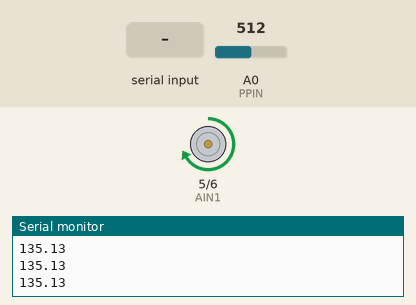
Recording of a sketch running on a simulated Arduino Uno, built with avr-gcc and run on an emulated ATmega328P. Parts: motor-driver pin pairs drawn as motors (green arrow = first pin HIGH = forward, orange = second pin HIGH = backward, longer = more drive, scaled by the enable pin), the last lines printed to the serial monitor. Inputs (shaded band) come from the test bench; at power-on: A0 (PPIN) = 512.

Above: at 1.2 s.
1.3 s: A0 (PPIN) set to 0
At 2.2 s:
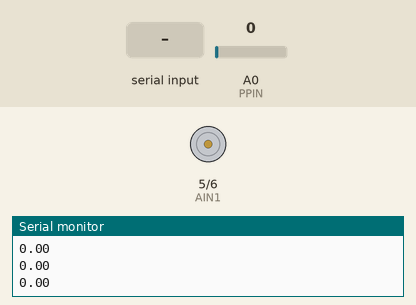
2.8 s: "5\n" received over Serial
At 3.2 s:
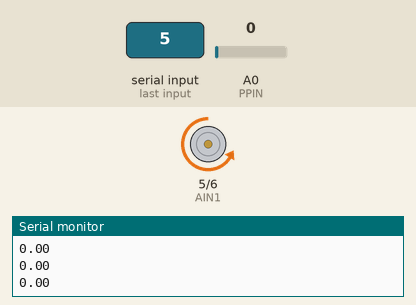
5.3 s: "90,45\n" received over Serial
At 7.3 s:
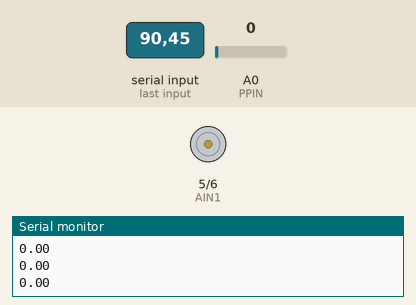
7.8 s: A0 (PPIN) set to 100
At 8.2 s:
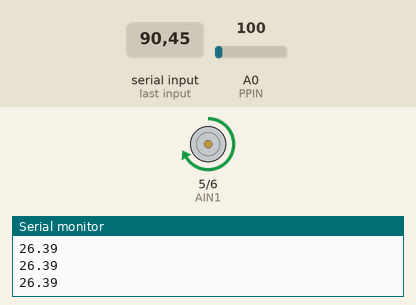
9.3 s: "30,150\n" received over Serial
At 9.9 s:
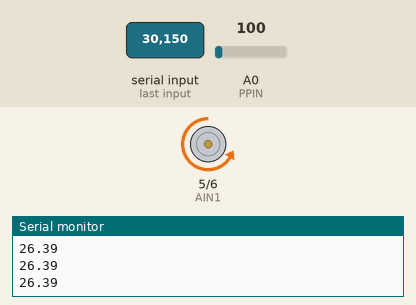
Timing chart, 0 to 11.8 s (numbered marks = the images above; inputs shaded):
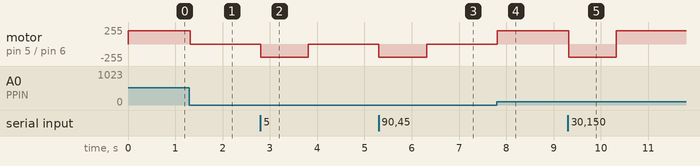

The sketch:

Arm_smooth.ino
```cpp
//#include <Encoder.h>
#include <PID_v1.h>
#include <Adafruit_PWMServoDriver.h>

// DEFINING PINS
#define PWMA 9
#define AIN1 5
#define AIN2 6
#define PPIN A0 // Potentiometer Pin
#define ENCA1 2
#define ENCA2 4

// ****DC MOTOR SHIT****
#define MAX_SPEED 200 // Max speed from DC motors (out of 255)
#define MIN_SPEED 0 // Min speed from DC motors (out of 255)
#define MAX_ANGLE 90 // Maximum angle arm can rotate to
#define SLOW_ANGLE 5 // Difference in angle where the arm will be about half speed


// ****SERVO MOTOR SHIT****
Adafruit_PWMServoDriver pwm = Adafruit_PWMServoDriver();

#define SERVOMIN  0 // This is the 'minimum' pulse length count (out of 4096)
#define SERVOSTART 300 // This is the starting pulse length
#define SERVOMAX  600 // This is the 'maximum' pulse length count (out of 4096)
#define SERVO_FREQ 50 // Analog servos run at ~50 Hz updates

const int base = 0; // Pin number of base servo
const int elbow = 1; // Pin number of elbow servo


// TO CHANGE SPEED
unsigned const int delayer = 0; // Delays the frequency with which the servo position is updated - PROBABLY WILL NOT WORK AS WELL AS "increment"
unsigned const int increment = 2; // Assigns the amount that the servo position is updated with joysticks
unsigned const int equilibriumIncrement = 1; // Assigns the amount that the servo position is updated to return to equilibrium

int pwm_pre, pwm_now, target_pwm = SERVOSTART;

float diff = .2; // Accepted angle difference

float target, potent, output;

float speed;


void setup() {
  // put your setup code here, to run once:
  Serial.begin(9600);

  pinMode(PWMA,OUTPUT);
  pinMode(AIN1,OUTPUT);
  pinMode(AIN2,OUTPUT);
  digitalWrite(AIN1,LOW); // Making dc motor go "forward"
  digitalWrite(AIN2,HIGH);

  pwm.begin();
  pwm.setOscillatorFrequency(27000000);
  pwm.setPWMFreq(SERVO_FREQ);  // Analog servos run at ~50 Hz updates

  //target = myMap(analogRead(PPIN), 0, 1023, 0, 270); // Sets target angle to current angle
}

void loop() {
  if(Serial.available()){
    target = Serial.parseInt(); // saves target angle from serial input
  }

  // runServo();
  runDC();

}

void runServo() {
  target_pwm = myMap(target, 0, 180, SERVOMIN, SERVOMAX);
  pwm_now = .9*pwm_pre + .1*target_pwm;
  pwm_pre = pwm_now;
  pwm.setPWM(base, 0, pwm_now);
}

void runDC(){
  potent = myMap(analogRead(PPIN), 0, 1023, 0, 270); // Gets current angle of arm
  Serial.println(potent);

  // raising arm
  if(potent<(target-diff)){
    digitalWrite(AIN1,LOW); // Making dc motor go "forward"
    digitalWrite(AIN2,HIGH);
  }

  // lowering arm
  if(potent>(target+diff)){
    digitalWrite(AIN1,HIGH); // Making dc motor go "backwards"
    digitalWrite(AIN2,LOW);
  }

  // setting speed --- hopefully smooths
  smoothSpeed();

  analogWrite(PWMA,speed);
}

void smoothSpeed() {
  // When the angle is within SLOW_ANGLE degrees we want to slow
  float difference = abs(potent-target); // takes angle distance to target
  speed = MAX_SPEED/(1+pow(3, -(difference-SLOW_ANGLE))); // REALLY scuffed logarithmic equation

  // OR much simpler
  // float steepness = ?;
  // speed = steepness*difference
}

// SOLVES PROBLEM OF MAP() ONLY TAKING AND RETURNING LONG VALUE
float myMap(float input, float in_min, float in_max, float out_min, float out_max){
  output = (out_max-out_min)*((input-in_min)/(in_max-in_min));
  output = output + out_min;
  return output;
}
```

Measured:
- after the input at 1.3 s, motor on pin 5 (AIN1) / pin 6 (AIN2): forward 200/255 → stopped at once
- after the input at 2.8 s, motor on pin 5 (AIN1) / pin 6 (AIN2): stopped → backward 200/255 at once, → stopped 1.0 s later
- after the input at 5.3 s, motor on pin 5 (AIN1) / pin 6 (AIN2): stopped → backward 200/255 at once, → stopped 1.0 s later
- after the input at 7.8 s, motor on pin 5 (AIN1) / pin 6 (AIN2): stopped → forward 200/255 at once
- after the input at 9.3 s, motor on pin 5 (AIN1) / pin 6 (AIN2): forward 200/255 → backward 200/255 at once, → forward 200/255 1.0 s later
